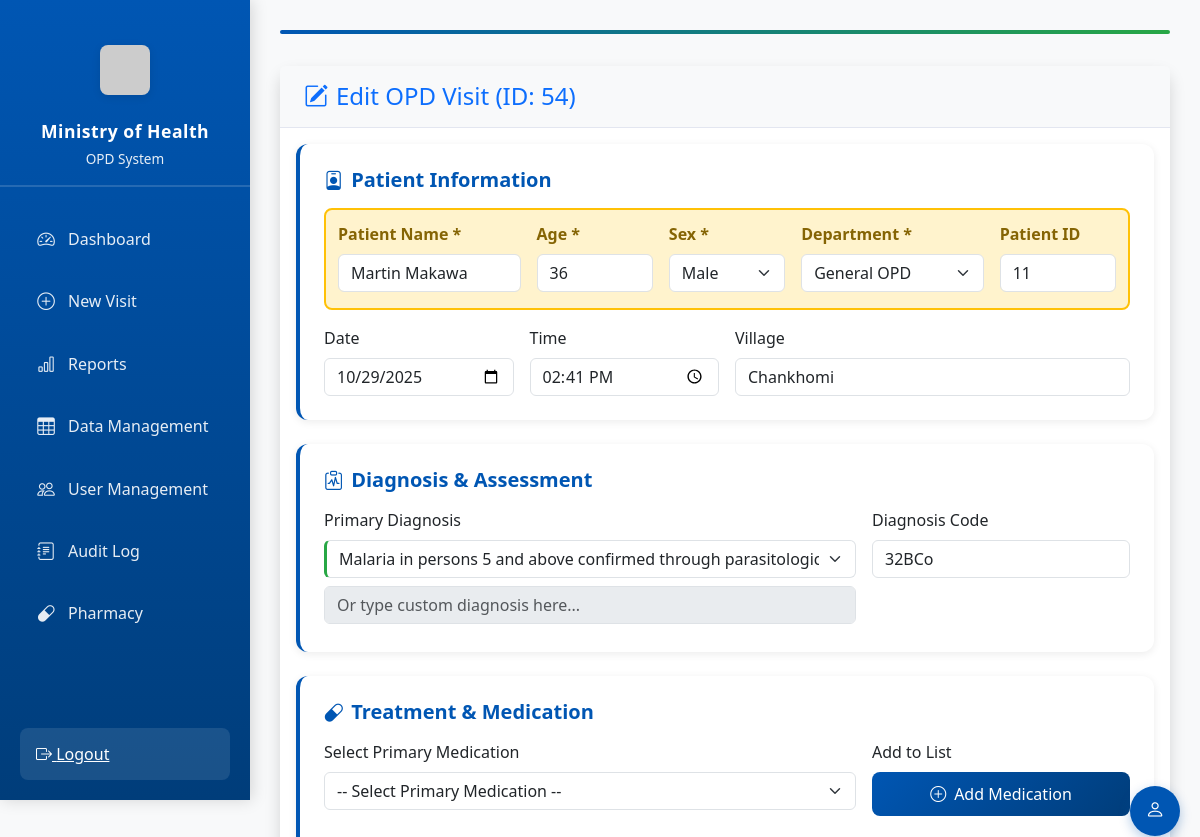
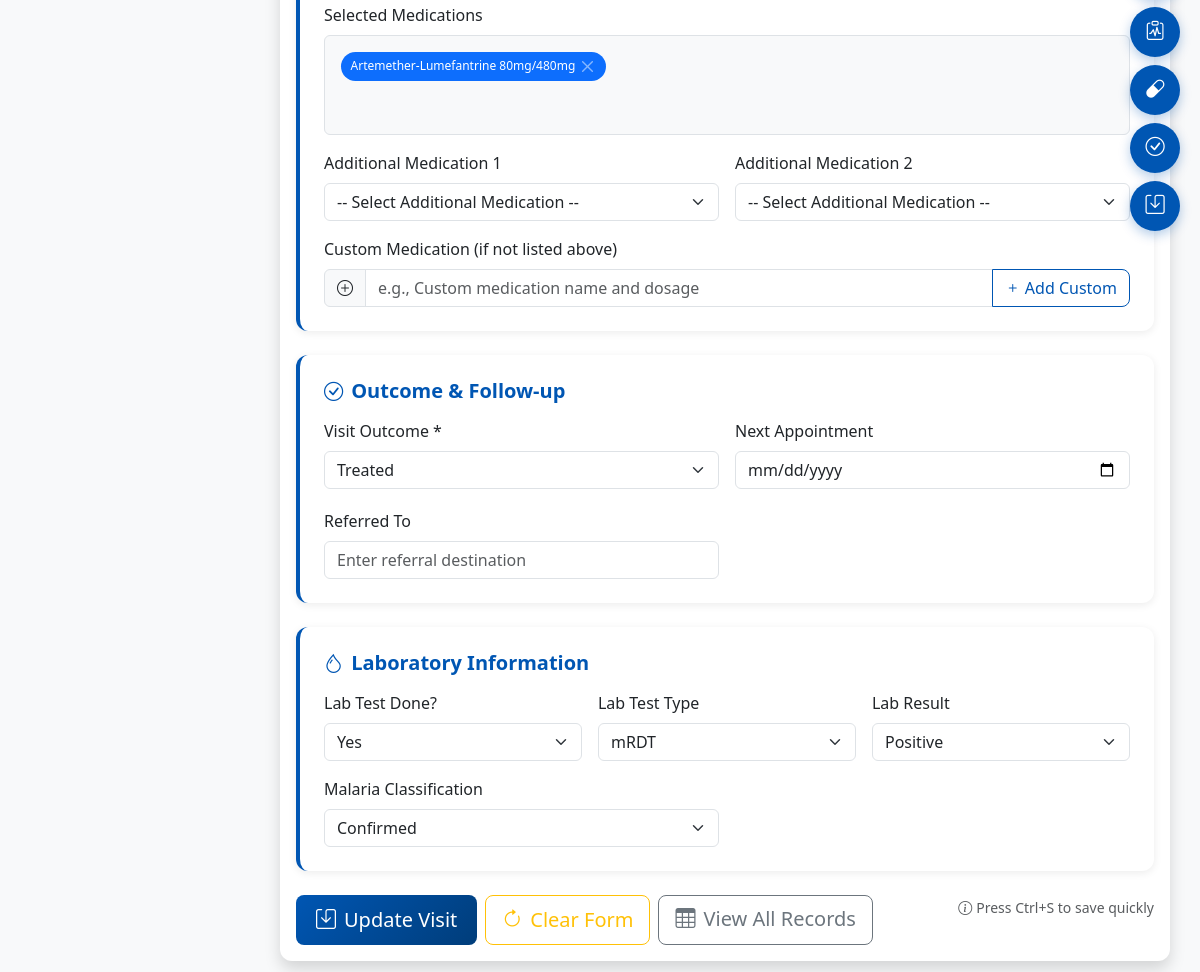
/opd/edit/54 (signed in), run on the app's committed database (2 pictures, top to bottom).
### tables this page shows
CREATE TABLE opd_visits (
            id INTEGER PRIMARY KEY AUTOINCREMENT,
            visit_date TEXT,
            visit_time TEXT,
            patient_id TEXT,
            age INTEGER,
            sex TEXT,
            village TEXT,
            department TEXT,
            chief_complaint TEXT,
            diagnosis TEXT,
            treatment_given TEXT,
            outcome TEXT,
            referred_to TEXT,
            next_appointment TEXT,
            entered_by TEXT,
            timestamp TEXT
        , patient_name TEXT, lab_tested TEXT, lab_result TEXT, malaria_classification TEXT, lab_test_type TEXT, diagnosis_code TEXT NOT NULL DEFAULT '');

### app.py (the view, shortened to what this page needs)
@app.route('/opd/edit/<int:id>', methods=['GET', 'POST'])
@login_required
def opd_edit(id):
    if not current_user.is_supervisor():
        flash('⛔ Access denied. Only supervisors can edit records.', 'warning')
        return redirect(url_for('opd_view'))
    conn = get_db()
    c = conn.cursor()
    c.execute("SELECT * FROM opd_visits WHERE id = ?", (id,))
    row = c.fetchone()
    if not row:
        flash('Record not found.', 'danger')
        return redirect(url_for('opd_view'))
    columns = [desc[0] for desc in c.description]
    record = dict(zip(columns, row))
    conn.close()
    record_drugs = [d.strip() for d in (record['treatment_given'].split(';') if record['treatment_given'] else [])]
    return render_template('opd_form.html',
                          record=record,
                          editing=True,
                          disease_codes=HMIS_DISEASE_CODES,
                          drug_list=MALAWI_DRUGS,
                          record_drugs=record_drugs)

### templates/opd_form.html (shortened to what this page needs)
{% extends "base.html" %}
{% block content %}
<div class="row">
    <div class="col-12">
        <div class="form-progress">
            <div class="form-progress-bar" id="progressBar"></div>
        </div>
        <div class="card shadow">
            <div class="card-header py-3">
                <h4 class="m-0 font-weight-bold text-primary">
                    {% if editing %}
                    <i class="bi bi-pencil-square me-2"></i>Edit OPD Visit (ID: {{ record.id }})
                    {% else %}
                    <i class="bi bi-plus-circle me-2"></i>Record New OPD Visit
                    {% endif %}
                </h4>
            </div>
            <div class="card-body">
                <form method="POST" id="opdForm">
                    <div class="form-section">
                        <h5><i class="bi bi-person-badge"></i>Patient Information</h5>
                        <div class="priority-field">
                            <div class="row g-3">
                                <div class="col-md-3">
                                    <label class="form-label">Patient Name *</label>
                                    <input type="text" name="patient_name" class="form-control" value="{{ record.patient_name if editing else '' }}" placeholder="e.g., John Banda" required data-validate="required">
                                </div>
                                <div class="col-md-2">
                                    <label class="form-label">Age *</label>
                                    <input type="number" min="0" max="150" name="age" class="form-control" value="{{ record.age if editing else '' }}" required data-validate="required">
                                </div>
                                <div class="col-md-2">
                                    <label class="form-label">Sex *</label>
                                    <select name="sex" class="form-select" required data-validate="required">
                                        <option {% if editing and record.sex == 'Male' %}selected{% endif %}>Male</option>
                                    </select>
                                </div>
                                <div class="col-md-3">
                                    <label class="form-label">Department *</label>
                                    <select name="department" class="form-select" required data-validate="required">
                                        <option {% if editing and record.department == 'General OPD' %}selected{% endif %}>General OPD</option>
                                    </select>
                                </div>
                                <div class="col-md-2">
                                    <label class="form-label">Patient ID</label>
                                    <input type="text" name="patient_id" class="form-control" value="{{ record.patient_id if editing else generated_id }}" readonly>
                                </div>
                            </div>
                        </div>
                        <div class="row g-3">
                            <div class="col-md-3">
                                <label class="form-label">Date</label>
                                <input type="date" name="visit_date" class="form-control" value="{{ record.visit_date if editing else today }}" {% if not editing %}disabled{% endif %}>
                            </div>
                            <div class="col-md-3">
                                <label class="form-label">Time</label>
                                <input type="time" name="visit_time" class="form-control" value="{{ record.visit_time if editing else now_time }}" {% if not editing %}disabled{% endif %}>
                            </div>
                            <div class="col-md-6">
                                <label class="form-label">Village</label>
                                <input type="text" name="village" class="form-control" value="{{ record.village if editing else '' }}" placeholder="Enter village name">
                            </div>
                        </div>
                    </div>
                    <div class="form-section">
                        <h5><i class="bi bi-clipboard-pulse"></i>Diagnosis & Assessment</h5>
                        <div class="row g-3">
                            <div class="col-md-8">
                                <label class="form-label">Primary Diagnosis</label>
                                <select name="diagnosis_select" class="form-select" onchange="handleDiagnosisSelect(this.value)" data-validate="required">
                                    {% for disease, code in disease_codes.items() %}
                                    <option value="{{ disease }}" data-code="{{ code }}">{{ disease }} {% if code %}(Code: {{ code }}){% endif %}</option>
                                    {% endfor %}
                                </select>
                                <input type="text"
                                       name="diagnosis_custom"
                                       id="diagnosis_custom"
                                       class="form-control mt-2"
                                       placeholder="Or type custom diagnosis here..."
                                       oninput="document.getElementById('diagnosis_code').value = ''">
                            </div>
                            <div class="col-md-4">
                                <label class="form-label">Diagnosis Code</label>
                                <input type="text"
                                       name="diagnosis_code"
                                       id="diagnosis_code"
                                       class="form-control"
                                       placeholder="Enter code (e.g., 9c, 15a)"
                                       value="{% if editing %}{{ record.diagnosis_code }}{% endif %}">
                            </div>
                        </div>
                    </div>
                    <div class="form-section">
                        <h5><i class="bi bi-capsule"></i>Treatment & Medication</h5>
                        <div class="row g-3 mb-4">
                            <div class="col-md-8">
                                <label class="form-label">Select Primary Medication</label>
                                <select name="primary_drug" id="primaryDrugSelect" class="form-select" onchange="addPrimaryDrug()">
                                    <option value="">-- Select Primary Medication --</option>
                                </select>
                            </div>
                            <div class="col-md-4">
                                <label class="form-label">Add to List</label>
                                <button type="button" class="btn btn-primary w-100" onclick="addPrimaryDrug()">
                                    <i class="bi bi-plus-circle me-2"></i>Add Medication
                                </button>
                            </div>
                        </div>
                        <div class="mb-3">
                            <label class="form-label">Selected Medications</label>
                            <div id="selectedDrugs" class="border rounded p-3 bg-light min-height-100">
                            </div>
                        </div>
                        <div class="row g-3">
                            <div class="col-md-6">
                                <label class="form-label">Additional Medication 1</label>
                                <select name="additional_drug_1" class="form-select" onchange="addAdditionalDrug(1)">
                                    <option value="">-- Select Additional Medication --</option>
                                </select>
                            </div>
                            <div class="col-md-6">
                                <label class="form-label">Additional Medication 2</label>
                                <select name="additional_drug_2" class="form-select" onchange="addAdditionalDrug(2)">
                                    <option value="">-- Select Additional Medication --</option>
                                </select>
                            </div>
                        </div>
                        <div class="mt-3">
                            <label class="form-label">Custom Medication (if not listed above)</label>
                            <div class="input-group">
                                <span class="input-group-text"><i class="bi bi-plus-circle"></i></span>
                                <input type="text"
                                       name="custom_drug"
                                       id="customDrugInput"
                                       class="form-control"
                                       placeholder="e.g., Custom medication name and dosage"
                                       value="{% if editing and record.treatment_given %}{{ record.treatment_given.split('; ')|last if record.treatment_given.split('; ')|length > 1 else '' }}{% endif %}">
                                <button type="button" class="btn btn-outline-primary" onclick="addCustomDrug()">
                                    <i class="bi bi-plus"></i> Add Custom
                                </button>
                            </div>
                        </div>
                    </div>
                    <div class="form-section">
                        <h5><i class="bi bi-check-circle"></i>Outcome & Follow-up</h5>
                        <div class="row g-3">
                            <div class="col-md-6">
                                <label class="form-label">Visit Outcome *</label>
                                <select name="outcome" class="form-select" required data-validate="required">
                                    <option {% if editing and record.outcome == 'Treated' %}selected{% endif %}>Treated</option>
                                </select>
                            </div>
                            <div class="col-md-6">
                                <label class="form-label">Next Appointment</label>
                                <input type="date" name="next_appointment" class="form-control" value="{{ record.next_appointment if editing else '' }}">
                            </div>
                            <div class="col-md-6">
                                <label class="form-label">Referred To</label>
                                <input type="text" name="referred_to" class="form-control" value="{{ record.referred_to if editing else '' }}" placeholder="Enter referral destination">
                            </div>
                        </div>
                    </div>
                    <div class="form-section">
                        <h5><i class="bi bi-droplet"></i>Laboratory Information</h5>
                        <div class="row g-3">
                            <div class="col-md-4">
                                <label class="form-label">Lab Test Done?</label>
                                <select name="lab_tested" class="form-select" onchange="toggleLabFields()">
                                    <option {% if editing and record.lab_tested == 'Yes' %}selected{% endif %}>Yes</option>
                                </select>
                            </div>
                            <div class="col-md-4" id="labTestTypeField">
                                <label class="form-label">Lab Test Type</label>
                                <select name="lab_test_type" class="form-select">
                                    <option {% if editing and record.lab_test_type == 'mRDT' %}selected{% endif %}>mRDT</option>
                                </select>
                            </div>
                            <div class="col-md-4" id="labResultField">
                                <label class="form-label">Lab Result</label>
                                <select name="lab_result" class="form-select">
                                    <option {% if editing and record.lab_result == 'Positive' %}selected{% endif %}>Positive</option>
                                </select>
                            </div>
                            <div class="col-md-6" id="malariaField">
                                <label class="form-label">Malaria Classification</label>
                                <select name="malaria_classification" class="form-select">
                                    <option {% if editing and record.malaria_classification == 'Confirmed' %}selected{% endif %}>Confirmed</option>
                                </select>
                            </div>
                        </div>
                    </div>
                    <div class="mt-4 d-flex gap-2 flex-wrap justify-content-between">
                        <div class="d-flex gap-2 flex-wrap">
                            <button type="submit" class="btn btn-primary btn-lg">
                                <i class="bi bi-save me-2"></i>{% if editing %}Update Visit{% else %}Save Visit{% endif %}
                            </button>
                            <button type="button" class="btn btn-outline-warning btn-lg" onclick="clearForm()">
                                <i class="bi bi-arrow-clockwise me-2"></i>Clear Form
                            </button>
                            <a href="/opd/view" class="btn btn-outline-secondary btn-lg">
                                <i class="bi bi-table me-2"></i>View All Records
                            </a>
                        </div>
                        <div class="text-muted">
                            <small><i class="bi bi-info-circle me-1"></i>Press Ctrl+S to save quickly</small>
                        </div>
                    </div>
                </form>
            </div>
        </div>
    </div>
</div>
<div class="quick-actions">
    <button type="button" class="quick-action-btn" onclick="scrollToSection('patient')" title="Patient Info">
        <i class="bi bi-person"></i>
    </button>
    <button type="button" class="quick-action-btn" onclick="scrollToSection('diagnosis')" title="Diagnosis">
        <i class="bi bi-clipboard-pulse"></i>
    </button>
    <button type="button" class="quick-action-btn" onclick="scrollToSection('treatment')" title="Treatment">
        <i class="bi bi-capsule"></i>
    </button>
    <button type="button" class="quick-action-btn" onclick="scrollToSection('outcome')" title="Outcome">
        <i class="bi bi-check-circle"></i>
    </button>
    <button type="button" class="quick-action-btn" onclick="document.getElementById('opdForm').submit()" title="Save">
        <i class="bi bi-save"></i>
    </button>
</div>
{% endblock %}

### data on the page
opd_visits: id "54", patient_name "Martin Makawa", age "36", sex "Male", department "General OPD", patient_id "11", visit_date "10/29/2025", visit_time "14:41", village "Chankhomi", diagnosis_code "32BCo", outcome "Treated", lab_tested "Yes", lab_test_type "mRDT", lab_result "Positive", malaria_classification "Confirmed"

### other printed values
form field diagnosis_select "Malaria in persons 5 and above confirmed through parasitological test (Code: 32BCo)"
